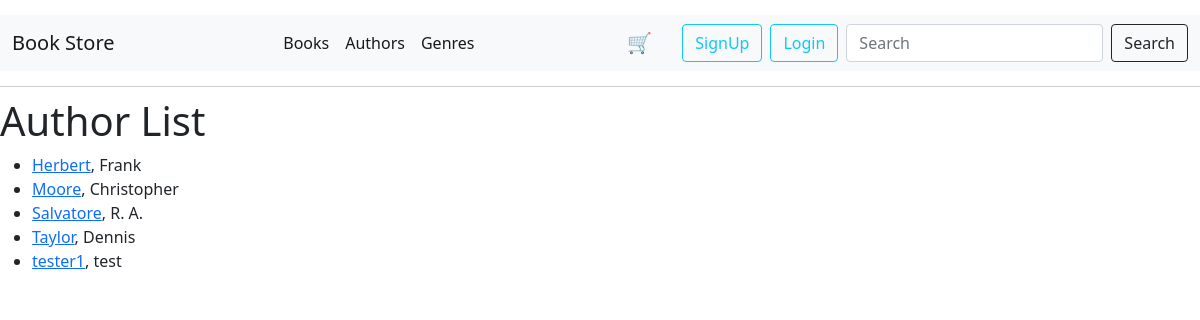
The app's page /authors, older data.
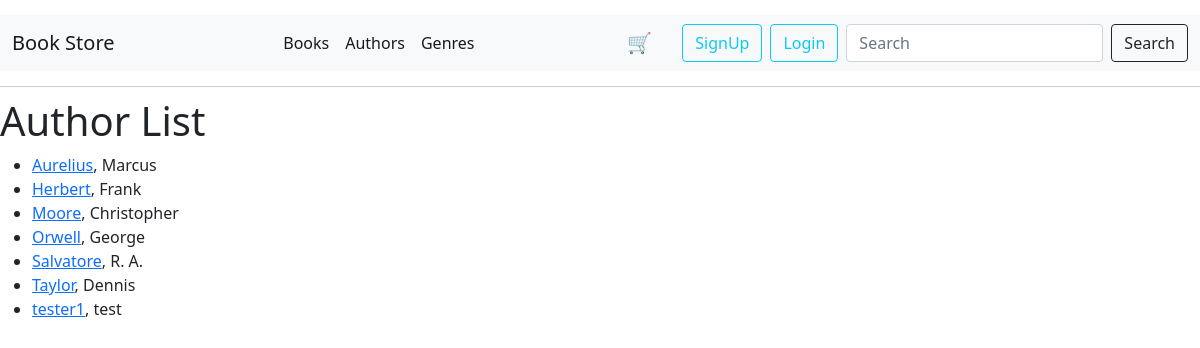
The same page, newer data.
### catalog/models.py (models this page shows, shortened)
class Author(models.Model):
    first_name = models.CharField(max_length=100)
    last_name = models.CharField(max_length=100)
    bio = models.TextField(max_length=1000, blank=True, null=True)
    class Meta:
        ordering = ("last_name", "first_name")
    def get_absolute_url(self):
        return reverse("author-detail", args=[str(self.id)])

### catalog/views.py (the view)
# urls.py: path("authors", views.AuthorListView.as_view(), name="authors"),
class AuthorListView(generic.ListView):
    model = Author
    paginate_by = 10
    def get_queryset(self):
        query = self.request.GET.get("q")
        if query:
            return Author.objects.filter(
                Q(first_name__icontains=query) | Q(last_name__icontains=query)
            )
        return Author.objects.all()

### catalog/templates/catalog/author_list.html
{% extends "base.html" %}
{% block content %}
<h1>Author List</h1>
{% if author_list %}
<ul>
    {% for author in author_list|dictsort:"last_name" %}
    <li>
        <a href="{{ author.get_absolute_url }}">{{ author.last_name }}</a>, {{ author.first_name }}
    </li>
    {% endfor %}
</ul>
{% else %}
<p>There are no authors to display.</p>
{% endif %}
{% endblock %}

Row changes from the older to the newer data that the page shows:
added Author: last_name "Aurelius", first_name "Marcus"
added Author: last_name "Orwell", first_name "George"
